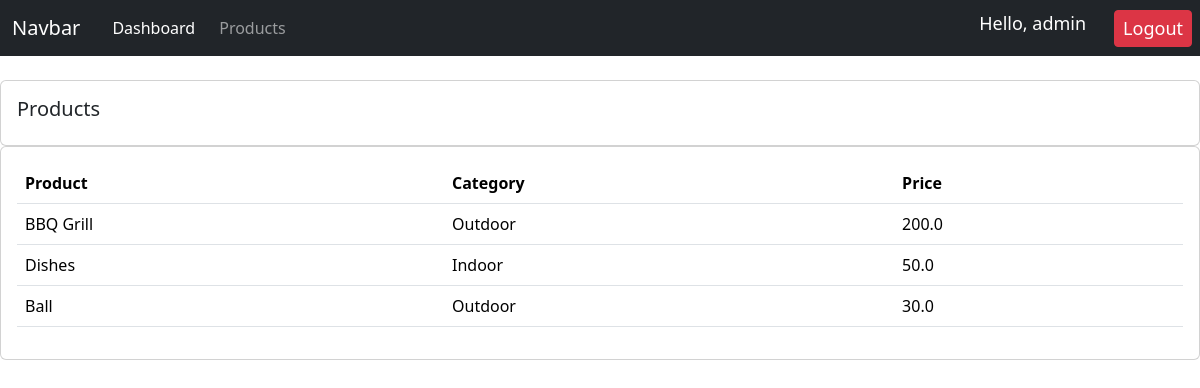
Screenshot of /products/ (signed in) with the database file from the repository.
### accounts/models.py (models this page shows, shortened)
class Product(models.Model):
    CATEGORY = (
        ('Indoor', 'Indoor'),
        ('Outdoor', 'Outdoor'),
    )
    name = models.CharField(max_length=200, null=True)
    price = models.FloatField()
    category = models.CharField(max_length=200, null=True, choices=CATEGORY)
    description = models.CharField(max_length=200, null=True, blank=True)
    date_created = models.DateField(auto_now_add=True, null=True)
    tags = models.ManyToManyField(Tag)

### accounts/decorators.py (the view)
      def wrapper_func(request, *args, **kwargs):
         group = None
         if request.user.groups.exists():
            group = request.user.groups.all()[0].name
         if group in allowed_roles:
            return view_func(request, *args, **kwargs)
         else:
            return HttpResponse("You are not authorized to view this page!")

### accounts/views.py (called while the page is built)
@login_required(login_url='login')
@allowed_users(allowed_roles=['admin'])
def products(request):
    products = Product.objects.all()
    return render(request, "accounts/products.html", {'products': products})

### accounts/templates/accounts/products.html (shortened to what this page needs)
{% extends 'accounts/main.html' %}
{% block content %}
<br>
<div class="row">
    <div class="col-md">
        <div class="card card-body">
            <h5>Products</h5>
        </div>
        <div class="card card-body">
            <table class="table">
                <tr>
                    <th>Product</th>
                    <th>Category</th>
                    <th>Price</th>
                </tr>
                {% for product in products %}
                <td>{{product.name}}</td>
                <td>{{product.category}}</td>
                <td>{{product.price}}</td>
                {% endfor %}
            </table>
        </div>
    </div>
</div>
{% endblock content %}

### accounts/templates/accounts/navbar.html (shortened to what this page needs)
<nav class="navbar navbar-expand-lg navbar-dark bg-dark">
  <div class="container-fluid">
    <a class="navbar-brand" href="#">Navbar</a>
    <div class="collapse navbar-collapse" id="navbarSupportedContent">
      <ul class="navbar-nav me-auto mb-2 mb-lg-0">
        {% if request.user.is_staff %}
        <li class="nav-item px-2">
          <a class="nav-link active" aria-current="page" href="{% url 'dashboard' %}">Dashboard</a>
        </li>
        <li class="nav-item">
          <a class="nav-link" href="{% url 'products' %}">Products</a>
        </li>
        {% else %}
        <li class="nav-item">
          <a class="nav-link" href="{% url 'account' %}">Settings</a>
        </li>
        {% endif %}
      </ul>
    </div>
  </div>
  <h5 class="msg">Hello, {{request.user}}</h5>
  <span><a class="btn btn-danger msg mx-2 btn-sm" href="{% url 'logout' %}" role="button">Logout</a></span>
</nav>

### static/css/main.css (style rules this page uses)
th, td { white-space: nowrap; }

### accounts/templates/accounts/navbar.html (style rules this page uses)
.msg { font-size: 18px; color: white; margin-right: 20px; white-space: nowrap; }

### rows the page displays
Product: name "BBQ Grill", category "Outdoor", price "200.0"
Product: name "Dishes", category "Indoor", price "50.0"
Product: name "Ball", category "Outdoor", price "30.0"

### other values shown
{{ request.user }} "admin"
